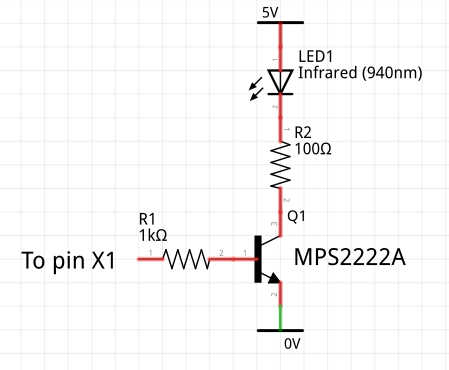
#> input picture Gun/micropython_ir/images/circuit.png, 449 x 370 px, given in place of the camera
$ python set_color_target.py
#> lines starting #> are read from the running program, lines starting #| are printed output that depends on the picture; after the words box and inside, x2 and y2 are one past the last pixel; in counts of white or black regions, pixels touching at a corner belong together
"""
@auth Brand Hauser
Modified from
https://pysource.com/2018/01/31/object-detection-using-hsv-color-space-opencv-3-4-with-python-3-tutorial-9/
"""


import cv2
import numpy as np


def nothing(x):
    pass


cap = cv2.VideoCapture(0)
# Trackbar window for dialing in color detection
cv2.namedWindow("Trackbars")

cv2.createTrackbar("L - H", "Trackbars", 0, 360, nothing)
#> slider 'L - H' is set to 72
cv2.createTrackbar("L - S", "Trackbars", 0, 255, nothing)
#> slider 'L - S' is set to 51
cv2.createTrackbar("L - V", "Trackbars", 0, 255, nothing)
#> slider 'L - V' is set to 51
cv2.createTrackbar("U - H", "Trackbars", 179, 179, nothing)
cv2.createTrackbar("U - S", "Trackbars", 255, 255, nothing)
cv2.createTrackbar("U - V", "Trackbars", 255, 255, nothing)


while True:
    _, frame = cap.read()
#> frame is the input picture: shape (370, 449, 3); mean B, G, R 247.4, 247.2, 247.6
    hsv = cv2.cvtColor(frame, cv2.COLOR_BGR2HSV)
#> hsv: shape (370, 449, 3); mean H, S, V 15.2, 1.8, 248.2
    height, width, _ = frame.shape
#> height = 370; width = 449

    l_h = cv2.getTrackbarPos("L - H", "Trackbars")
    l_s = cv2.getTrackbarPos("L - S", "Trackbars")
    l_v = cv2.getTrackbarPos("L - V", "Trackbars")
    u_h = cv2.getTrackbarPos("U - H", "Trackbars")
    u_s = cv2.getTrackbarPos("U - S", "Trackbars")
    u_v = cv2.getTrackbarPos("U - V", "Trackbars")

    # set bounds of color to detect in HSV
    lower_blue = np.array([l_h, l_s, l_v])
    upper_blue = np.array([u_h, u_s, u_v])

    # window to show masking - black where colors outside bounds
    mask = cv2.inRange(hsv, lower_blue, upper_blue)
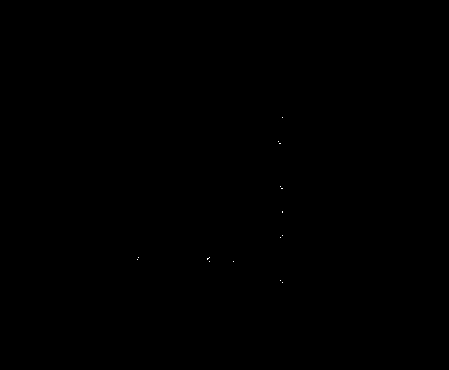
#> mask: shape (370, 449); 0.01% white in thin lines or dots, all inside (x1, y1, x2, y2) = (137, 117, 283, 283)

    # window to show masking - blacks out all colors outside bounds
    result = cv2.bitwise_and(frame, frame, mask=mask)

    _, mask = cv2.threshold(mask, 254, 255, cv2.THRESH_BINARY)
    contours, _ = cv2.findContours(mask, cv2.RETR_TREE, cv2.CHAIN_APPROX_SIMPLE)
#> contours = 15 contours, all with area under 20
    detections = []
    for cnt in contours:
        # Calculate area and remove small elements
        area = cv2.contourArea(cnt)
        if area > 1000:
            # cv2.drawContours(frame, [cnt], -1, (0, 255, 0), 2)
            x, y, w, h = cv2.boundingRect(cnt)

            detections.append([x, y, w, h])
#> this loop made 15 passes
#> (cnt, area) on passes 1 to 12: ([[282, 282]], 0), ([[280, 280]], 0), ([[233, 261]], 0), ([[209, 261]], 0), ([[137, 259]], 0), ([[209, 257], [208, 258], [207, 258], [207, 259]], 0.5), ([[138, 257]], 0), ([[280, 237]], 0), ([[282, 235]], 0), ([[282, 211], [282, 212]], 0), ([[281, 188], [282, 188]], 0), ([[280, 186]], 0)
#> after the loop, detections = []
    cv2.imshow("frame", frame)
    cv2.imshow("mask", mask)
    cv2.imshow("result", result)

    key = cv2.waitKey(1)
#> (key Esc is pressed here)
    if key == 27:
        break
cap.release()
cv2.destroyAllWindows()
